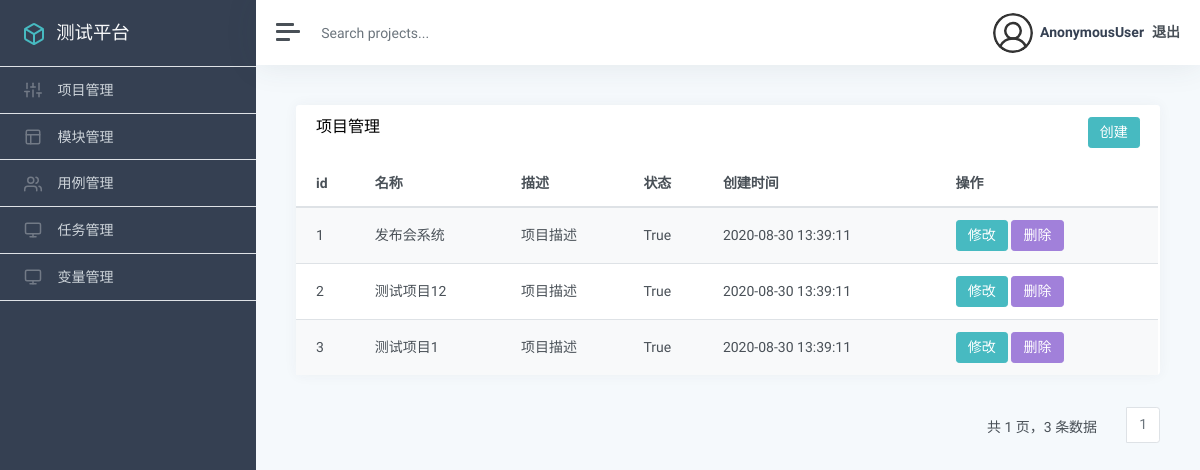
The page /project/list/ on the database its author committed.
### app_project/models.py (models this page shows, shortened)
class Project(models.Model):
    name = models.CharField("项目名称", max_length=100)
    describe = models.TextField("描述", default='')
    status = models.BooleanField("状态", default=True)
    update_time = models.DateTimeField("更新时间", auto_now=True)
    create_time = models.DateTimeField("创建时间", auto_now_add=True)

### app_project/views.py (the view)
# urls.py: path('list/', views.project_list, name="project_list"),
def project_list(request):
    project_list = Project.objects.all()
    p = Paginator(project_list, 5)
    page = request.GET.get('page', '')
    if page == "":
        page = 1
    try:
        project_list = p.page(page)
    except PageNotAnInteger:
        project_list = p.page(1)
    except EmptyPage:
        project_list = p.page(p.num_pages)
    return render(request, 'project/list.html', {
        "project_list":project_list
    })

### templates/project/list.html (shortened to what this page needs)
{% extends "manage.html" %}
{% load static %}
{% block manage %}
<div class="card flex-fill">
    <div class="card-header">
        <h5 class="card-title mb-0" style="float:left">项目管理</h5>
        <button onclick="add()" type="button" class="btn btn-primary" style="float:right">创建</button>
    </div>
    <div id="datatables-dashboard-traffic_wrapper" class="dataTables_wrapper dt-bootstrap4 no-footer">
        <div class="row">
            <div class="col-sm-12">
                <table id="datatables-dashboard-traffic" class="table table-striped my-0 dataTable no-footer"
                    role="grid" aria-describedby="datatables-dashboard-traffic_info">
                    <thead>
                        <tr role="row">
                            <th>id</th>
                            <th>名称</th>
                            <th>描述</th>
                            <th>状态</th>
                            <th>创建时间</th>
                            <th>操作</th>
                        </tr>
                    </thead>
                    <tbody>
                        {% for p in project_list %}
                        <tr role="row" class="odd">
                            <td>{{ p.id }}</td>
                            <td>{{ p.name }}</td>
                            <td>{{ p.describe }}</td>
                            <td>{{ p.status }}</td>
                            <td>{{ p.create_time |date:"Y-m-d H:i:s"}}</td>
                            <td>
                              <a href="{% url "app_project:project_edit" p.id %}"><button class="btn btn-primary">修改</button></a>
                              <button onclick="del({{ p.id }})" type="button" class="btn btn-secondary">删除</button>
                            </td>
                        </tr>
                        {% endfor %}
                    </tbody>
                </table>
            </div>
        </div>
    </div>
</div>
    <div style="float: right">
        <nav aria-label="Page navigation example">
          <ul class="pagination">
          <div id="number-data" style="margin: 10px;margin-right: 30px;">
                共 {{ project_list.paginator.num_pages }} 页，{{ project_list.paginator.count }} 条数据
          </div>
                <li class="page-item">
                    <a class="page-link" href="">{{ project_list.number }}</a>
                </li>
          </ul>
        </nav>
    </div>
{% endblock %}

### rows shown on the page
Project: id "1", name "发布会系统", describe "项目描述", status "True", create_time "2020-08-30 13:39:11"
Project: id "2", name "测试项目12", describe "项目描述", status "True", create_time "2020-08-30 13:39:11"
Project: id "3", name "测试项目1", describe "项目描述", status "True", create_time "2020-08-30 13:39:11"

### other values the page prints
{{ user }} "AnonymousUser"
{{ project_list.paginator.num_pages }} "1"
{{ project_list.paginator.count }} "3"
{{ project_list.number }} "1"
